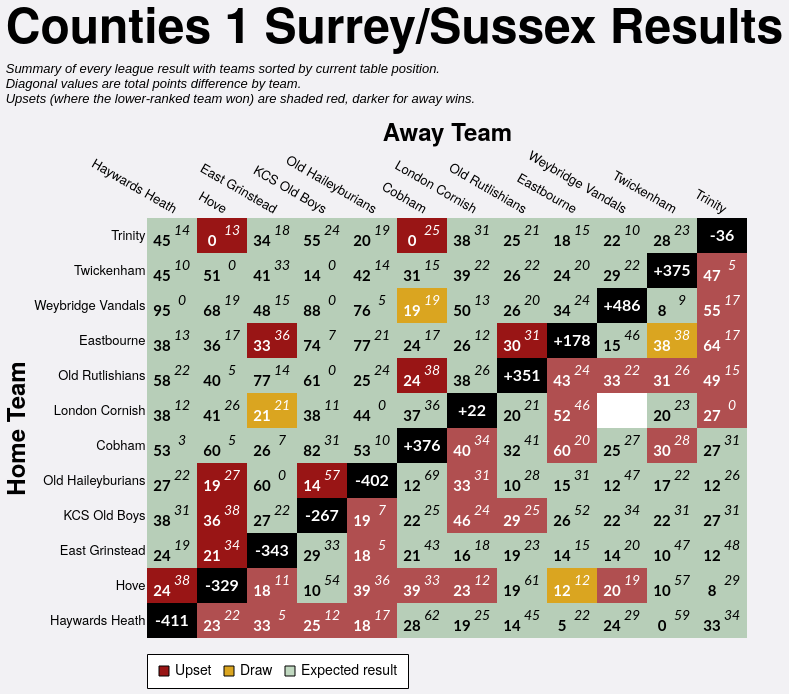

Vega-Lite specification stored for this chart:
### Vega-Lite specification from a JSON file in a GitHub repository (floating-point values rounded to 4 significant figures; data arrays with more than 128 entries replaced by an {"elided": "..."} marker saying what was removed)
{"config": {"axis": {"labelFont": "PT Sans Narrow, Helvetica Neue, Helvetica, Arial, sans-serif", "titleFont": "PT Sans Narrow, Helvetica Neue, Helvetica, Arial, sans-serif", "labelFontSize": 13, "titleFontSize": 24, "gridColor": "#202947", "gridOpacity": 0.2, "zindex": 1}, "text": {"font": "Lato, sans-serif"}, "bar": {"cornerRadiusEnd": 5}, "header": {"labelFont": "PT Sans Narrow, Helvetica Neue, Helvetica, Arial, sans-serif", "titleFont": "PT Sans Narrow, Helvetica Neue, Helvetica, Arial, sans-serif", "labelFontSize": 24, "titleFontSize": 28, "labelFontWeight": "bold", "orient": "left"}, "legend": {"labelFont": "PT Sans Narrow, Helvetica Neue, Helvetica, Arial, sans-serif", "titleFont": "PT Sans Narrow, Helvetica Neue, Helvetica, Arial, sans-serif", "labelFontSize": 14, "titleFontSize": 16, "titlePadding": 5, "fillColor": "white", "strokeColor": "black", "padding": 10, "titleFontWeight": "lighter", "titleFontStyle": "italic", "titleColor": "gray", "offset": 10}, "title": {"font": "PT Sans Narrow, Helvetica Neue, Helvetica, Arial, sans-serif", "fontSize": 48, "fontWeight": "bold", "anchor": "start", "align": "center", "titlePadding": 20, "subtitlePadding": 10, "subtitleFontSize": 13, "subtitleColor": "", "subtitleFontStyle": "italic", "offset": 15, "color": "black"}, "axisX": {"labelAngle": 0}, "facet": {"title": null, "header": null, "align": {"row": "each", "column": "each"}}, "resolve": {"scale": {"y": "independent", "facet": "independent"}}, "background": "#f2f1f4", "scale": {"offsetBandPaddingOuter": 0.2, "offsetBandPaddingInner": 0.1}, "view": {"stroke": null, "background": "transparent"}}, "layer": [{"data": {"name": "data-8903a3f5f48bf1999c1861e2cf4e99ef"}, "mark": {"type": "rect"}, "encoding": {"color": {"field": "unexpected_result", "legend": {"labelExpr": "datum.value === 'Upset (Away Win)' ? 'Upset' : datum.value", "labelLimit": 220, "offset": 16, "orient": "bottom", "symbolStrokeColor": "black", "symbolStrokeWidth": 1, "values": ["Upset (Away Win)", "Draw", "Expected result"]}, "scale": {"domain": ["Expected result", "Upset (Home Win)", "Upset (Away Win)", "Draw", "To be played", "N/A"], "range": ["#146f1444", "#991515bb", "#991515", "goldenrod", "white", "black"]}, "title": null, "type": "nominal"}, "opacity": {"condition": {"test": "datum.home_team == param_21['home_team'] || datum.away_team == param_21['home_team'] || !isValid(param_21['home_team'])", "value": 1.0}, "value": 0.1}, "tooltip": [{"field": "home_team", "title": "Home", "type": "nominal"}, {"field": "away_team", "title": "Away", "type": "nominal"}, {"field": "home_score_text", "title": "Home Score", "type": "nominal"}, {"field": "away_score_text", "title": "Away Score", "type": "nominal"}, {"field": "result", "title": "Result", "type": "nominal"}, {"field": "unexpected_result", "title": "Unexpectedness", "type": "nominal"}, {"field": "date", "format": "%d %b %Y", "title": "Date", "type": "temporal"}], "x": {"axis": {"domain": false, "grid": false, "labelAngle": 30, "orient": "top", "ticks": false}, "field": "away_team", "sort": ["Haywards Heath", "Hove", "East Grinstead", "KCS Old Boys", "Old Haileyburians", "Cobham", "London Cornish", "Old Rutlishians", "Eastbourne", "Weybridge Vandals", "Twickenham", "Trinity"], "title": "Away Team", "type": "nominal"}, "y": {"axis": {"domain": false, "grid": false, "ticks": false}, "field": "home_team", "sort": ["Trinity", "Twickenham", "Weybridge Vandals", "Eastbourne", "Old Rutlishians", "London Cornish", "Cobham", "Old Haileyburians", "KCS Old Boys", "East Grinstead", "Hove", "Haywards Heath"], "title": "Home Team", "type": "nominal"}}, "name": "view_20"}, {"data": {"name": "data-8903a3f5f48bf1999c1861e2cf4e99ef"}, "mark": {"type": "text", "fontStyle": "italic", "size": 14, "xOffset": 10, "yOffset": -5}, "encoding": {"color": {"condition": {"test": "(datum.home_team == param_21['home_team'] || datum.away_team == param_21['home_team'] || !isValid(param_21['home_team'])) && datum.unexpected_result == 'Expected result'", "value": "black"}, "value": "white"}, "text": {"field": "away_score_text", "type": "nominal"}, "x": {"field": "away_team", "sort": ["Haywards Heath", "Hove", "East Grinstead", "KCS Old Boys", "Old Haileyburians", "Cobham", "London Cornish", "Old Rutlishians", "Eastbourne", "Weybridge Vandals", "Twickenham", "Trinity"], "type": "nominal"}, "y": {"field": "home_team", "sort": ["Trinity", "Twickenham", "Weybridge Vandals", "Eastbourne", "Old Rutlishians", "London Cornish", "Cobham", "Old Haileyburians", "KCS Old Boys", "East Grinstead", "Hove", "Haywards Heath"], "type": "nominal"}}, "transform": [{"filter": "datum.away_score_text != '' && datum.away_score_text != 'WO'"}]}, {"data": {"name": "data-8903a3f5f48bf1999c1861e2cf4e99ef"}, "mark": {"type": "text", "size": 12, "xOffset": 10, "yOffset": -5}, "encoding": {"color": {"condition": {"test": "(datum.home_team == param_21['home_team'] || datum.away_team == param_21['home_team'] || !isValid(param_21['home_team'])) && datum.unexpected_result == 'Expected result'", "value": "black"}, "value": "white"}, "text": {"field": "away_score_text", "type": "nominal"}, "x": {"field": "away_team", "sort": ["Haywards Heath", "Hove", "East Grinstead", "KCS Old Boys", "Old Haileyburians", "Cobham", "London Cornish", "Old Rutlishians", "Eastbourne", "Weybridge Vandals", "Twickenham", "Trinity"], "type": "nominal"}, "y": {"field": "home_team", "sort": ["Trinity", "Twickenham", "Weybridge Vandals", "Eastbourne", "Old Rutlishians", "London Cornish", "Cobham", "Old Haileyburians", "KCS Old Boys", "East Grinstead", "Hove", "Haywards Heath"], "type": "nominal"}}, "transform": [{"filter": "datum.away_score_text == 'WO'"}]}, {"data": {"name": "data-8903a3f5f48bf1999c1861e2cf4e99ef"}, "mark": {"type": "text", "fontWeight": "bold", "size": 15, "xOffset": -10, "yOffset": 5}, "encoding": {"color": {"condition": {"test": "(datum.home_team == param_21['home_team'] || datum.away_team == param_21['home_team'] || !isValid(param_21['home_team'])) && datum.unexpected_result == 'Expected result'", "value": "black"}, "value": "white"}, "text": {"field": "home_score_text", "type": "nominal"}, "x": {"field": "away_team", "sort": ["Haywards Heath", "Hove", "East Grinstead", "KCS Old Boys", "Old Haileyburians", "Cobham", "London Cornish", "Old Rutlishians", "Eastbourne", "Weybridge Vandals", "Twickenham", "Trinity"], "type": "nominal"}, "y": {"field": "home_team", "sort": ["Trinity", "Twickenham", "Weybridge Vandals", "Eastbourne", "Old Rutlishians", "London Cornish", "Cobham", "Old Haileyburians", "KCS Old Boys", "East Grinstead", "Hove", "Haywards Heath"], "type": "nominal"}}, "transform": [{"filter": "datum.home_score_text != '' && datum.home_score_text != 'WO'"}]}, {"data": {"name": "data-8903a3f5f48bf1999c1861e2cf4e99ef"}, "mark": {"type": "text", "size": 12, "xOffset": -10, "yOffset": 5}, "encoding": {"color": {"condition": {"test": "(datum.home_team == param_21['home_team'] || datum.away_team == param_21['home_team'] || !isValid(param_21['home_team'])) && datum.unexpected_result == 'Expected result'", "value": "black"}, "value": "white"}, "text": {"field": "home_score_text", "type": "nominal"}, "x": {"field": "away_team", "sort": ["Haywards Heath", "Hove", "East Grinstead", "KCS Old Boys", "Old Haileyburians", "Cobham", "London Cornish", "Old Rutlishians", "Eastbourne", "Weybridge Vandals", "Twickenham", "Trinity"], "type": "nominal"}, "y": {"field": "home_team", "sort": ["Trinity", "Twickenham", "Weybridge Vandals", "Eastbourne", "Old Rutlishians", "London Cornish", "Cobham", "Old Haileyburians", "KCS Old Boys", "East Grinstead", "Hove", "Haywards Heath"], "type": "nominal"}}, "transform": [{"filter": "datum.home_score_text == 'WO'"}]}, {"data": {"name": "data-298f032328f06be4a9a118fb6a8ecd0a"}, "mark": {"type": "text", "color": "white", "fontWeight": "bold", "size": 16}, "encoding": {"text": {"field": "display_text", "type": "nominal"}, "tooltip": [{"field": "home_team", "title": "Team", "type": "nominal"}, {"field": "display_text", "title": "Points Difference", "type": "nominal"}], "x": {"field": "away_team", "sort": ["Haywards Heath", "Hove", "East Grinstead", "KCS Old Boys", "Old Haileyburians", "Cobham", "London Cornish", "Old Rutlishians", "Eastbourne", "Weybridge Vandals", "Twickenham", "Trinity"], "type": "nominal"}, "y": {"field": "home_team", "sort": ["Trinity", "Twickenham", "Weybridge Vandals", "Eastbourne", "Old Rutlishians", "London Cornish", "Cobham", "Old Haileyburians", "KCS Old Boys", "East Grinstead", "Hove", "Haywards Heath"], "type": "nominal"}}}], "height": {"step": 35}, "params": [{"name": "param_21", "select": {"type": "point", "clear": "dblclick", "fields": ["home_team"], "on": "click"}, "value": null, "views": ["view_20"]}], "title": {"text": "Counties 1 Surrey/Sussex Results", "subtitle": ["Summary of every league result with teams sorted by current table position.", "Diagonal values are total points difference by team.", "Upsets (where the lower-ranked team won) are shaded red, darker for away wins."]}, "width": {"step": 50}, "$schema": "https://vega.github.io/schema/vega-lite/v5.20.1.json", "datasets": {"data-8903a3f5f48bf1999c1861e2cf4e99ef": {"elided": "144 records"}, "data-298f032328f06be4a9a118fb6a8ecd0a": [{"home_team": "Cobham", "away_team": "Cobham", "match_id": null, "date": "", "home_score": null, "away_score": null, "home_walkover": null, "away_walkover": null, "result": "N/A", "home_score_text": "", "away_score_text": "", "wo_result": "", "score_text": "", "display_text": "+376", "is_diagonal": true, "result_simple": "N/A", "unexpected_result": "N/A", "unexpected_opacity": 1.0}, {"home_team": "East Grinstead", "away_team": "East Grinstead", "match_id": null, "date": "", "home_score": null, "away_score": null, "home_walkover": null, "away_walkover": null, "result": "N/A", "home_score_text": "", "away_score_text": "", "wo_result": "", "score_text": "", "display_text": "-343", "is_diagonal": true, "result_simple": "N/A", "unexpected_result": "N/A", "unexpected_opacity": 1.0}, {"home_team": "Eastbourne", "away_team": "Eastbourne", "match_id": null, "date": "", "home_score": null, "away_score": null, "home_walkover": null, "away_walkover": null, "result": "N/A", "home_score_text": "", "away_score_text": "", "wo_result": "", "score_text": "", "display_text": "+178", "is_diagonal": true, "result_simple": "N/A", "unexpected_result": "N/A", "unexpected_opacity": 1.0}, {"home_team": "Haywards Heath", "away_team": "Haywards Heath", "match_id": null, "date": "", "home_score": null, "away_score": null, "home_walkover": null, "away_walkover": null, "result": "N/A", "home_score_text": "", "away_score_text": "", "wo_result": "", "score_text": "", "display_text": "-411", "is_diagonal": true, "result_simple": "N/A", "unexpected_result": "N/A", "unexpected_opacity": 1.0}, {"home_team": "Hove", "away_team": "Hove", "match_id": null, "date": "", "home_score": null, "away_score": null, "home_walkover": null, "away_walkover": null, "result": "N/A", "home_score_text": "", "away_score_text": "", "wo_result": "", "score_text": "", "display_text": "-329", "is_diagonal": true, "result_simple": "N/A", "unexpected_result": "N/A", "unexpected_opacity": 1.0}, {"home_team": "KCS Old Boys", "away_team": "KCS Old Boys", "match_id": null, "date": "", "home_score": null, "away_score": null, "home_walkover": null, "away_walkover": null, "result": "N/A", "home_score_text": "", "away_score_text": "", "wo_result": "", "score_text": "", "display_text": "-267", "is_diagonal": true, "result_simple": "N/A", "unexpected_result": "N/A", "unexpected_opacity": 1.0}, {"home_team": "London Cornish", "away_team": "London Cornish", "match_id": null, "date": "", "home_score": null, "away_score": null, "home_walkover": null, "away_walkover": null, "result": "N/A", "home_score_text": "", "away_score_text": "", "wo_result": "", "score_text": "", "display_text": "+22", "is_diagonal": true, "result_simple": "N/A", "unexpected_result": "N/A", "unexpected_opacity": 1.0}, {"home_team": "Old Haileyburians", "away_team": "Old Haileyburians", "match_id": null, "date": "", "home_score": null, "away_score": null, "home_walkover": null, "away_walkover": null, "result": "N/A", "home_score_text": "", "away_score_text": "", "wo_result": "", "score_text": "", "display_text": "-402", "is_diagonal": true, "result_simple": "N/A", "unexpected_result": "N/A", "unexpected_opacity": 1.0}, {"home_team": "Old Rutlishians", "away_team": "Old Rutlishians", "match_id": null, "date": "", "home_score": null, "away_score": null, "home_walkover": null, "away_walkover": null, "result": "N/A", "home_score_text": "", "away_score_text": "", "wo_result": "", "score_text": "", "display_text": "+351", "is_diagonal": true, "result_simple": "N/A", "unexpected_result": "N/A", "unexpected_opacity": 1.0}, {"home_team": "Trinity", "away_team": "Trinity", "match_id": null, "date": "", "home_score": null, "away_score": null, "home_walkover": null, "away_walkover": null, "result": "N/A", "home_score_text": "", "away_score_text": "", "wo_result": "", "score_text": "", "display_text": "-36", "is_diagonal": true, "result_simple": "N/A", "unexpected_result": "N/A", "unexpected_opacity": 1.0}, {"home_team": "Twickenham", "away_team": "Twickenham", "match_id": null, "date": "", "home_score": null, "away_score": null, "home_walkover": null, "away_walkover": null, "result": "N/A", "home_score_text": "", "away_score_text": "", "wo_result": "", "score_text": "", "display_text": "+375", "is_diagonal": true, "result_simple": "N/A", "unexpected_result": "N/A", "unexpected_opacity": 1.0}, {"home_team": "Weybridge Vandals", "away_team": "Weybridge Vandals", "match_id": null, "date": "", "home_score": null, "away_score": null, "home_walkover": null, "away_walkover": null, "result": "N/A", "home_score_text": "", "away_score_text": "", "wo_result": "", "score_text": "", "display_text": "+486", "is_diagonal": true, "result_simple": "N/A", "unexpected_result": "N/A", "unexpected_opacity": 1.0}]}}
